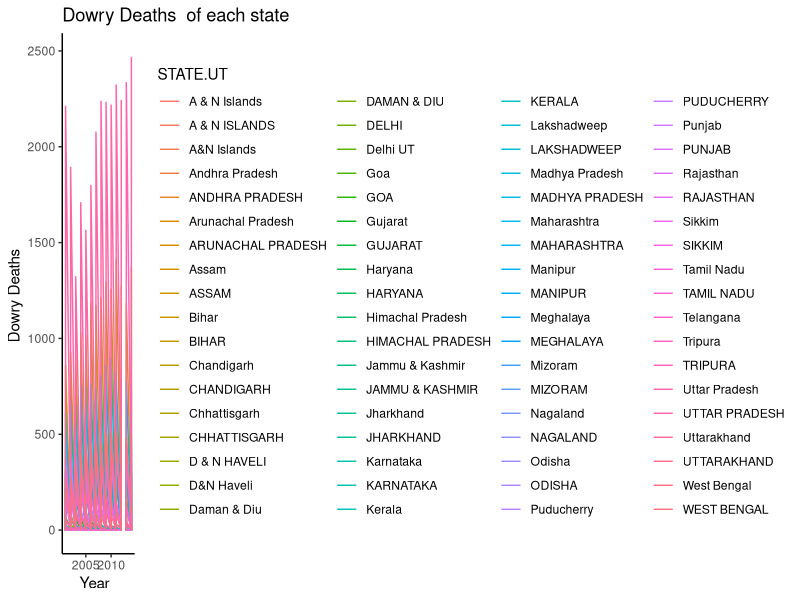
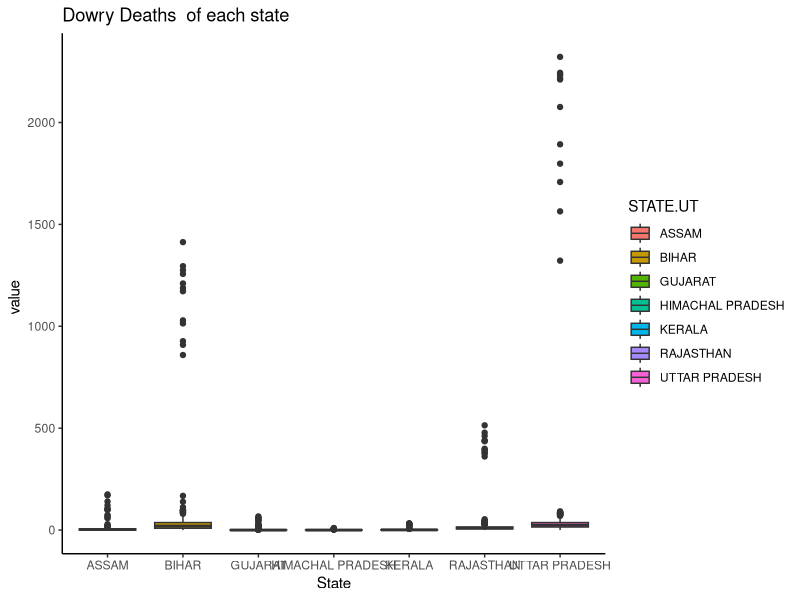
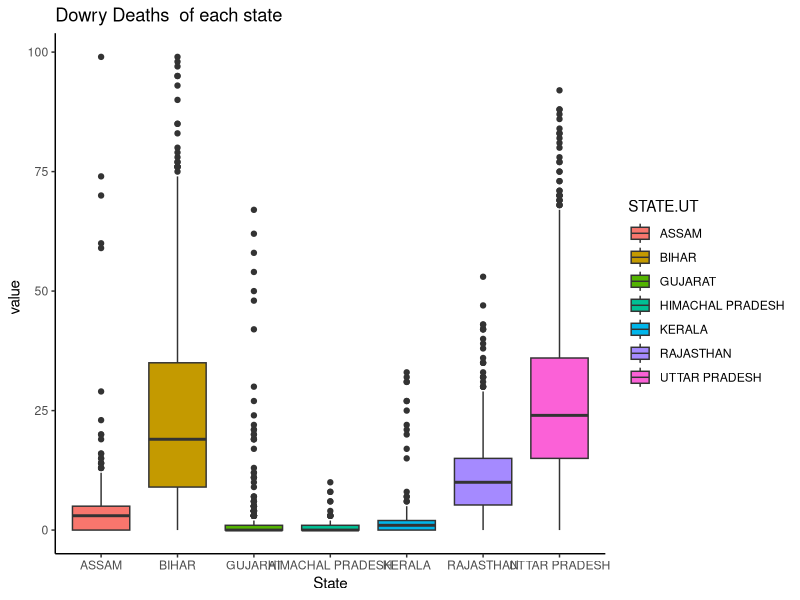
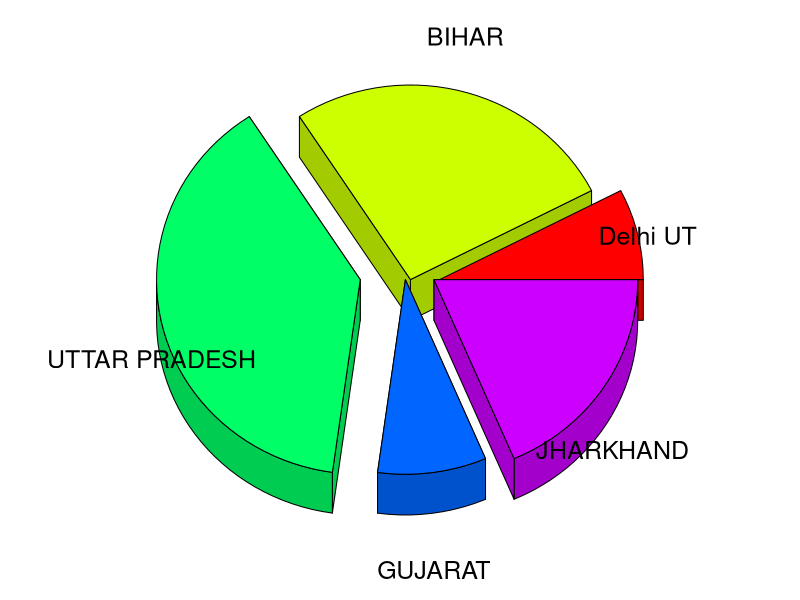
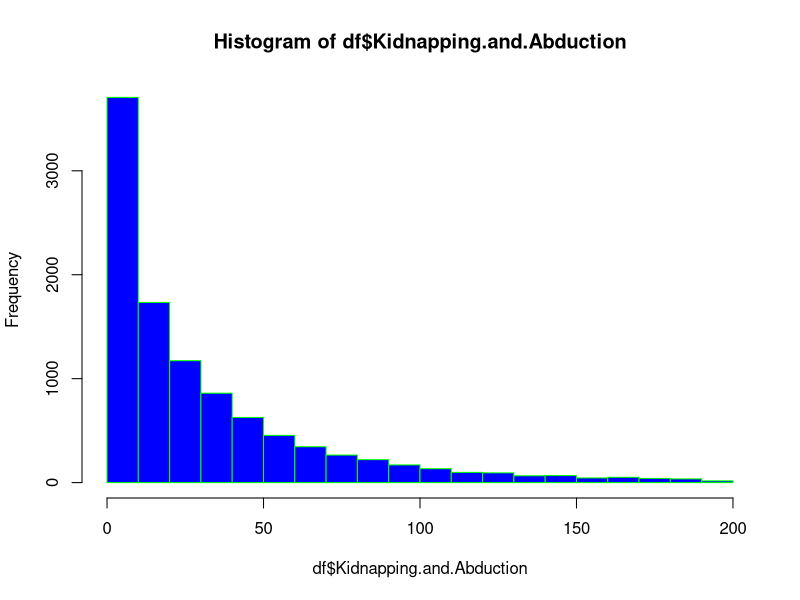
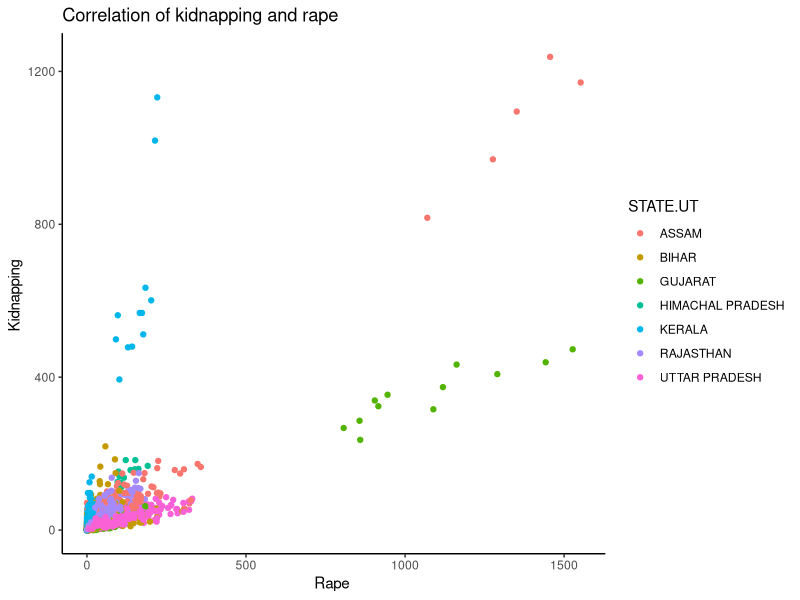
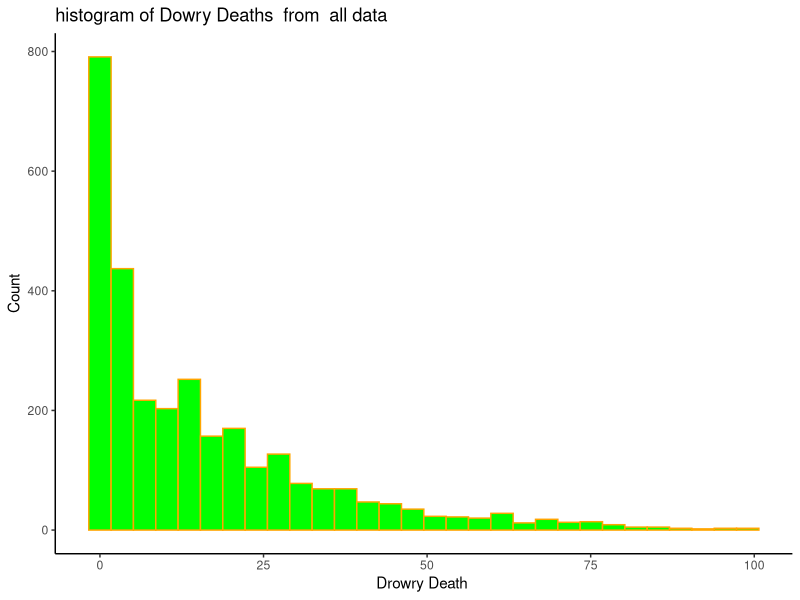
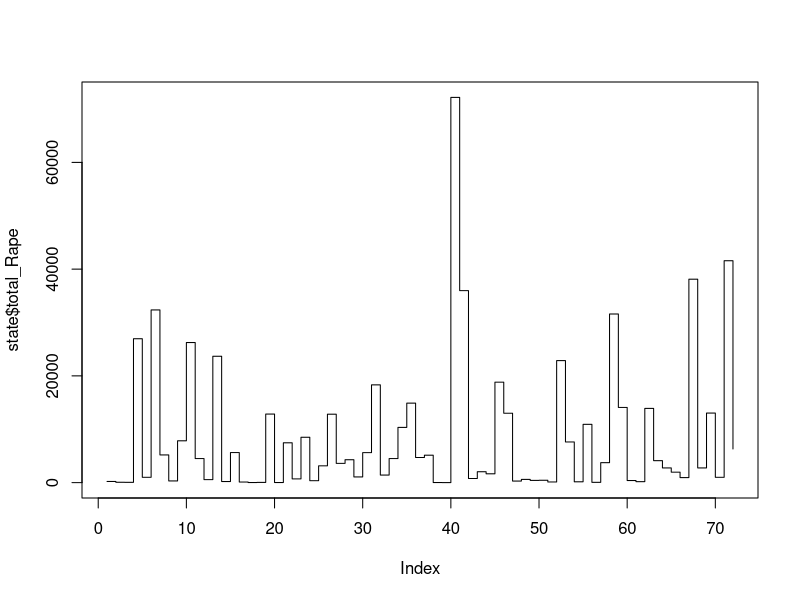

Write the R code that produced these figures, in order.
#install.packages('dplyr')
#install.packages('ggplot2')

df<-read.csv("crimes_against_women_2001-2014.csv",sep=",",header=TRUE,)

head(df,3)

#2.Clean and prepare the data dealing with missing values  and zero value columns 


#removing the null value 

data<-na.omit(data)

head(df,3)



#print the number of row and columns 
cat("Number of columns : ",ncol(df))  
cat("Number of rows : ",nrow(df)) 


# for print the minimum value of the data kindnapping columns 
cat("Minimum type crime Reported : ",min(df$Kidnapping.and.Abduction))


# for print the maximum value of the data kindnapping columns 
cat("Maximum type crime Reported ",max(df$Kidnapping.and.Abduction))


#for print the the number mean kidnapping columns 
cat("Mean : ",mean(df$Kidnapping.and.Abduction))


#for print the the number median  kidnapping columns
cat("Median : ",median(df$Kidnapping.and.Abduction))

#for print the  quantile 0.25
quantile(df$Kidnapping.and.Abduction, 0.25)


#for print the  quantile 0.50
quantile(df$Kidnapping.and.Abduction, 0.50)


#for print the  quantile 0.75
quantile(df$Kidnapping.and.Abduction, 0.75)

#for print the fivenum  
fivenum(df$Dowry.Deaths)


#for printing  the number of row and columns 

dim(df)




#for print the summary  of the data 
summary(df)

#import the dplyr library 
library(dplyr)

#Data cleaning the remove the exitra columns 
df=select(df, -X0)
df=select(df, -DISTRICT)

#for print the columns name of  our dataset 
colnames(df)



#find the total number crime from each state 
state = df %>% group_by(df$STATE.UT) %>% summarise(
  total_Rape = sum(Rape),
  total_kinapping= sum(df$Kidnapping.and.Abduction),
  total_dowry = sum(df$Dowry.Deaths),
  total_assault = sum(df$Assault.on.women.with.intent.to.outrage.her.modesty),
  total_insult = sum(df$Insult.to.modesty.of.Women),
  total_cruelty = sum(df$Cruelty.by.Husband.or.his.Relatives),
  total_importation = sum(df$Importation.of.Girls),
  
  .groups = 'drop')


state

#importing the ggplot library 
library(ggplot2)


#drawing the line plot the every 
ggplot(data=df,aes(x=Year,y=df$Dowry.Deaths,color=STATE.UT))+geom_line()+
  ggtitle("Dowry Deaths  of each state ")+
  xlab("Year  ")+
  ylab("Dowry Deaths ")+
  theme_classic()



#fine the value that less then mean 
df %>% filter(df$Kidnapping.and.Abduction<mean(df$Kidnapping.and.Abduction))->gmdf

gmdf



#we chose these state for comparing the best and worse state 
dh<-subset(df,df$STATE.UT=="HIMACHAL PRADESH" | df$STATE.UT=="KERALA"| df$STATE.UT=="RAJASTHAN"| df$STATE.UT=="ASSAM"| df$STATE.UT=="GUJARAT"| df$STATE.UT=="UTTAR PRADESH"| df$STATE.UT=="BIHAR" )

#box plot of best and worst state 
ggplot(data=dh ,aes(x=dh$STATE.UT,y=Dowry.Deaths,fill=STATE.UT))+geom_boxplot()+
  ggtitle("Dowry Deaths  of each state ")+
  xlab(" State ")+
  ylab("value  ")+
  theme_classic()
dh %>% filter(dh$Dowry.Deaths<100)->dh

#boxplot of best and worst state 
ggplot(data=dh ,aes(x=dh$STATE.UT,y=Dowry.Deaths,fill=STATE.UT))+geom_boxplot()+
  ggtitle("Dowry Deaths  of each state ")+
  xlab(" State ")+
  ylab("value  ")+
  theme_classic()



#to find the total number crime state wise 
qs1<-sum(df$Rape[df$STATE.UT=="Delhi UT"])
qs2<-sum(df$Rape[df$STATE.UT=="BIHAR"])
qs3<-sum(df$Rape[df$STATE.UT=="UTTAR PRADESH"])
qs4<-sum(df$Rape[df$STATE.UT=="GUJARAT"])
qs5<-sum(df$Rape[df$STATE.UT=="JHARKHAND"])
pies<-c(qs1,qs2,qs3,qs4,qs5)
names(pies)<-c("Delhi UT","BIHAR","UTTAR PRADESH","GUJARAT","JHARKHAND")
lb=c("Delhi UT","BIHAR","UTTAR PRADESH","GUJARAT","JHARKHAND")
#install.packages("plotrix")
#importing the  plotrix 
library(plotrix)
#drawing pie  for total number of crime 
pie3D(pies,labels = lb, explode = 0.2, theta = 1.5)
install.packages('psych')


#delete the outiler of data 
df %>% filter(df$Kidnapping.and.Abduction<200)->df

#drawing the histogram of the data 
hist(df$Kidnapping.and.Abduction, col = 'blue', border = "green")



#printing a histogram for kidnapping and Rape 
ggplot(data=dh ,aes(x=dh$Kidnapping.and.Abduction,y=dh$Rape,color=STATE.UT))+geom_point()+
  ggtitle("Correlation of kidnapping and rape  ")+
  xlab(" Rape  ")+
  ylab(" Kidnapping  ")+
  theme_classic()


#histogram of Dowry Death and 
ggplot(data=dh,aes(x=dh$Dowry.Deaths))+geom_histogram(fill='green',col='orange')+
  ggtitle("histogram of Dowry Deaths  from  all data ")+
  xlab("Drowry Death ")+
  ylab("Count")+
  theme_classic()


#plot the total number of rape case in for all state 
plot(state$total_Rape, type='s')



# for  find the the maxximum rage case of each state 
statemax = df %>% group_by(df$STATE.UT) %>% summarise(
  max_Rape = max(Rape),
  max_kinapping= max(df$Kidnapping.and.Abduction),
  max_dowry = max(df$Dowry.Deaths),
  max_assault = max(df$Assault.on.women.with.intent.to.outrage.her.modesty),
  max_insult = max(df$Insult.to.modesty.of.Women),
  max_cruelty = max(df$Cruelty.by.Husband.or.his.Relatives),
  max_importation = max(df$Importation.of.Girls),
  .groups = 'drop')
statemax 
#bar for  the maximum  Repe of all state 
barplot(statemax$max_Rape,names.arg= statemax$`df$STATE.UT`,ylab="Rape",col="blue",
        main="Maximum Repe case of each state ",border="red")




install.packages("GGally")

library(GGally)
#print the correlation of the columns 
ggpairs(dh)